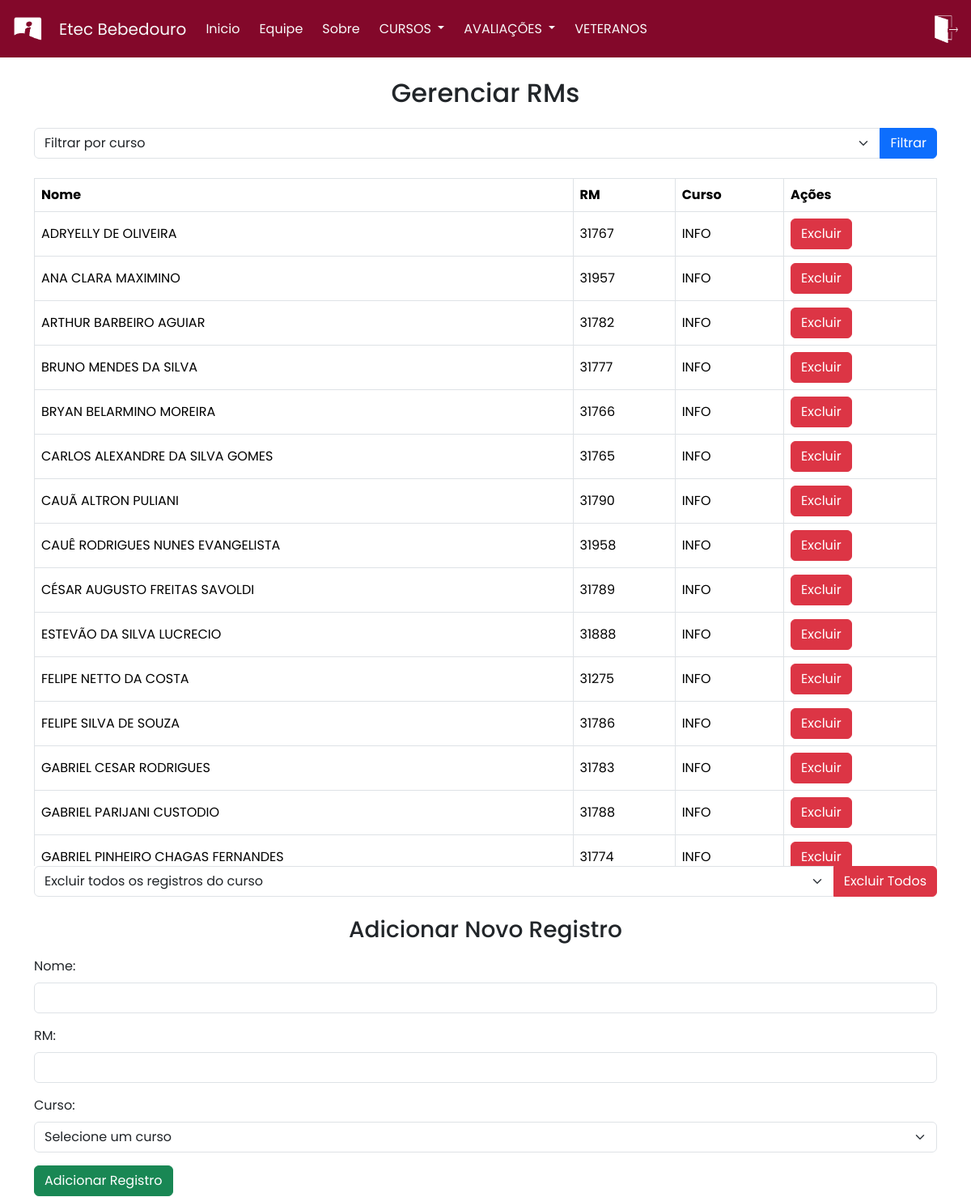
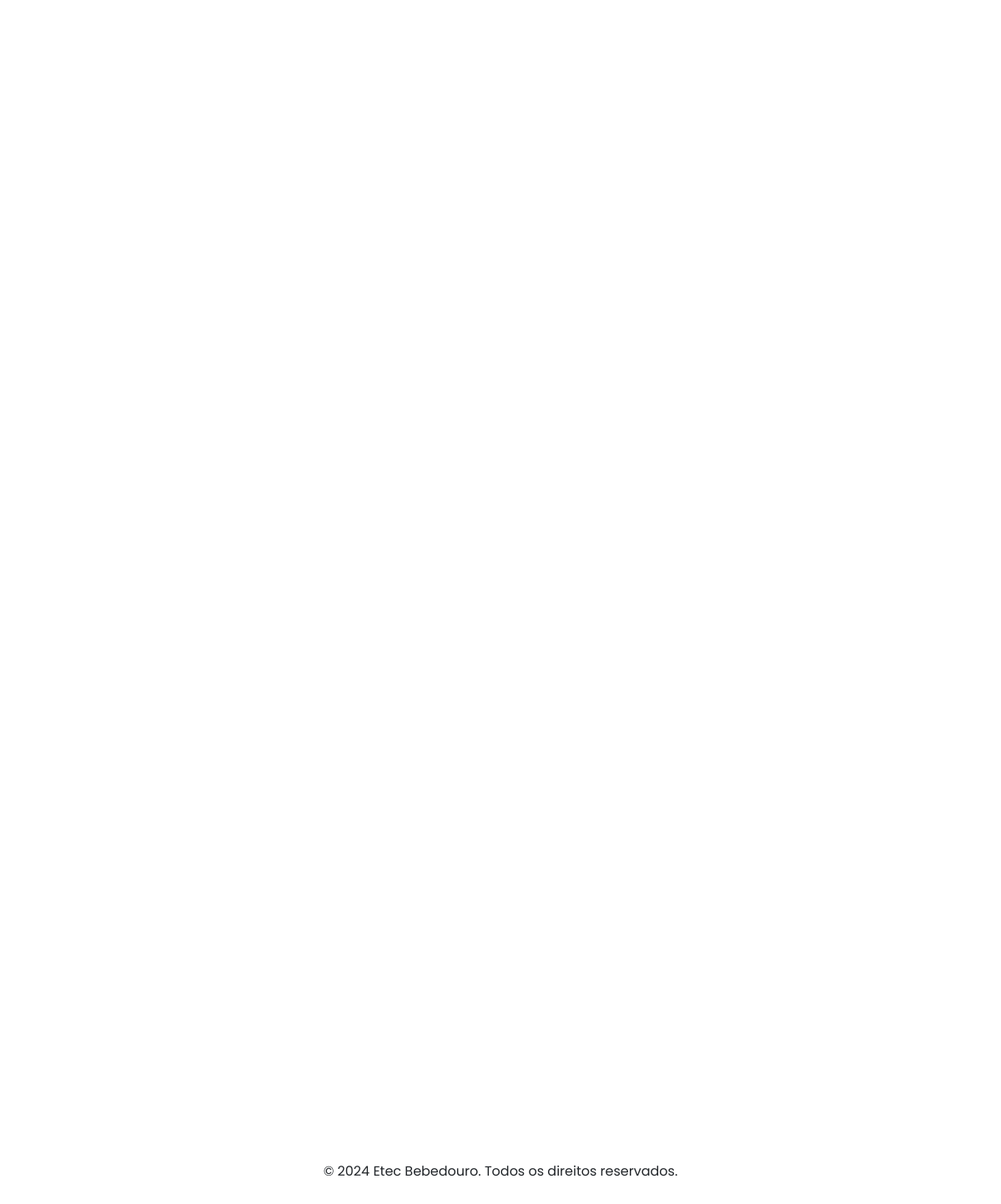
The page /Pages/ADM_VET.php (signed in) on the database its author committed (2 pictures, top to bottom).
### tables this page shows
create table tbRM (
    nome VARCHAR(255) NOT NULL,
    rm INT(5) PRIMARY KEY,
    curso VARCHAR(4) NOT NULL,

CONSTRAINT curso_check2 CHECK (curso IN ('INFO', 'ADM', 'RH', 'SJ', 'MKT'))
);

### Pages/ADM_VET.php (the view, shortened to what this page needs)
<?php
require "conexao.php";
?>
<!DOCTYPE html>
<html lang="en">
<head>
    <link rel="stylesheet" href="../style.css">
    <link href="https://cdn.jsdelivr.net/npm/bootstrap@5.3.3/dist/css/bootstrap.min.css" rel="stylesheet">
</head>
<body>
    <nav class="navbar navbar-expand-lg fixed-top">
        <div class="container-fluid">
            <a class="navbar-brand" href="V_ADM.php">
                <img src="../images/logo3.png" width="45" height="45" alt="Logo">
            </a>
            <a class="navbar-brand text-light" href="#">Etec Bebedouro</a>
            <div class="text-light collapse navbar-collapse" id="navbarNavDropdown">
                <ul class="navbar-nav me-auto mb-2 mb-lg-0">
                    <li class="nav-item">
                        <a class="text-light nav-link active me-2" aria-current="page" href="V_ADM.php #im">Inicio</a>
                    </li>
                    <li class="nav-item">
                        <a class="text-light nav-link me-2" href="V_ADM.php #eq">Equipe</a>
                    </li>
                    <li class="nav-item">
                        <a class="text-light nav-link me-2" href="V_ADM.php #sb">Sobre</a>
                    </li>
                    <li class="nav-item dropdown">
                        <a class="text-light nav-link dropdown-toggle me-2" href="#" role="button" data-bs-toggle="dropdown" aria-expanded="false">
                            CURSOS
                        </a>
                    </li>
                    <li class="nav-item dropdown">
                        <a class="text-light nav-link dropdown-toggle me-2" href="#" role="button" data-bs-toggle="dropdown" aria-expanded="false">
                            AVALIAÇÕES
                        </a>
                    </li>
                    <li class="nav-item">
                        <a class="text-light nav-link me-2" href="ADM_VET.php">VETERANOS</a>
                    </li>
                </ul>
                <a href="sair.php" class="ms-auto">
                    <img src="../images/sair.png" width="40" height="40" alt="Logo">
                </a>
            </div>
        </div>
    </nav>
    <div class="container mt-5 pt-5">
        <h2 class="text-center mb-4">Gerenciar RMs</h2>
        <form method="GET" class="mb-4">
            <div class="input-group">
                <select name="curso" class="form-select" required>
                    <option value="" disabled selected>Filtrar por curso</option>
                </select>
                <button type="submit" class="btn btn-primary">Filtrar</button>
            </div>
        </form>
        <div style="max-height: 850px; overflow-y: auto;">
            <table class="table table-bordered table-hover">
                <thead>
                    <tr>
                        <th>Nome</th>
                        <th>RM</th>
                        <th>Curso</th>
                        <th>Ações</th>
                    </tr>
                </thead>
                <tbody>
                    <?php
                    $cursoFiltro = isset($_GET['curso']) ? $_GET['curso'] : '';
                    if ($cursoFiltro) {
                        $sqlSelect = "SELECT * FROM tbRM WHERE curso = ? ORDER BY nome ASC";
                        $stmtSelect = mysqli_prepare($conexao, $sqlSelect);
                        mysqli_stmt_bind_param($stmtSelect, "s", $cursoFiltro);
                    } else {
                        $sqlSelect = "SELECT * FROM tbRM ORDER BY nome ASC";
                        $stmtSelect = mysqli_prepare($conexao, $sqlSelect);
                    }
                    mysqli_stmt_execute($stmtSelect);
                    $resultSelect = mysqli_stmt_get_result($stmtSelect);
                    while ($row = mysqli_fetch_assoc($resultSelect)) {
                        echo "<tr>
                                <td>{$row['nome']}</td>
                                <td>{$row['rm']}</td>
                                <td>{$row['curso']}</td>
                                <td>
                                    <a href='?delete={$row['rm']}' class='btn btn-danger' onclick='return confirm(\"Tem certeza que deseja excluir este registro?\")'>Excluir</a>
                                </td>
                              </tr>";
                    }
                    ?>
                </tbody>
            </table>
        </div>
        <form method="GET" class="mb-4">
            <div class="input-group">
                <select name="deleteAll" class="form-select" required>
                    <option value="" disabled selected>Excluir todos os registros do curso</option>
                </select>
                <button type="submit" class="btn btn-danger" onclick='return confirm("Tem certeza que deseja excluir todos os registros deste curso?")'>Excluir Todos</button>
            </div>
        </form>
        <h3 class="text-center mb-3">Adicionar Novo Registro</h3>
        <form method="POST" class="mb-4">
            <div class="mb-3">
                <label for="nome" class="form-label">Nome:</label>
                <input type="text" class="form-control" id="nome" name="nome" required>
            </div>
            <div class="mb-3">
                <label for="rm" class="form-label">RM:</label>
                <input type="text" class="form-control" id="rm" name="rm" required>
            </div>
            <div class="mb-3">
                <label for="curso" class="form-label">Curso:</label>
                <select name="curso" class="form-select" required>
                    <option value="" disabled selected>Selecione um curso</option>
                </select>
            </div>
            <button type="submit" class="btn btn-success">Adicionar Registro</button>
        </form>
    </div>
    <footer class="text-center py-3">
        <p>© 2024 Etec Bebedouro. Todos os direitos reservados.</p>
    </footer>
</body>
</html>

### style.css (style rules this page uses)
* { font-family: "Poppins", sans-serif; box-sizing: border-box; }
.navbar { background-color: #83082A; color: aliceblue; top: 0; left: 0; width: 100%; }

### Pages/ADM_VET.php (style rules this page uses)
body { display: flex; flex-direction: column; min-height: 100vh; font-family: 'Poppins', sans-serif; }
footer { margin-top: auto; }
.table th, .table td { vertical-align: middle; }

### rows shown on the page
tbrm: nome "ADRYELLY DE OLIVEIRA", rm "31767", curso "INFO"
tbrm: nome "ANA CLARA MAXIMINO", rm "31957", curso "INFO"
tbrm: nome "ARTHUR BARBEIRO AGUIAR", rm "31782", curso "INFO"
tbrm: nome "BRUNO MENDES DA SILVA", rm "31777", curso "INFO"
tbrm: nome "BRYAN BELARMINO MOREIRA", rm "31766", curso "INFO"
tbrm: nome "CARLOS ALEXANDRE DA SILVA GOMES", rm "31765", curso "INFO"
tbrm: nome "CAUÃ ALTRON PULIANI", rm "31790", curso "INFO"
tbrm: nome "CAUÊ RODRIGUES NUNES EVANGELISTA", rm "31958", curso "INFO"
tbrm: nome "CÉSAR AUGUSTO FREITAS SAVOLDI", rm "31789", curso "INFO"
tbrm: nome "ESTEVÃO DA SILVA LUCRECIO", rm "31888", curso "INFO"
tbrm: nome "FELIPE NETTO DA COSTA", rm "31275", curso "INFO"
tbrm: nome "FELIPE SILVA DE SOUZA", rm "31786", curso "INFO"
tbrm: nome "GABRIEL CESAR RODRIGUES", rm "31783", curso "INFO"
tbrm: nome "GABRIEL PARIJANI CUSTODIO", rm "31788", curso "INFO"
tbrm: nome "GABRIEL PINHEIRO CHAGAS FERNANDES", rm "31774", curso "INFO"
